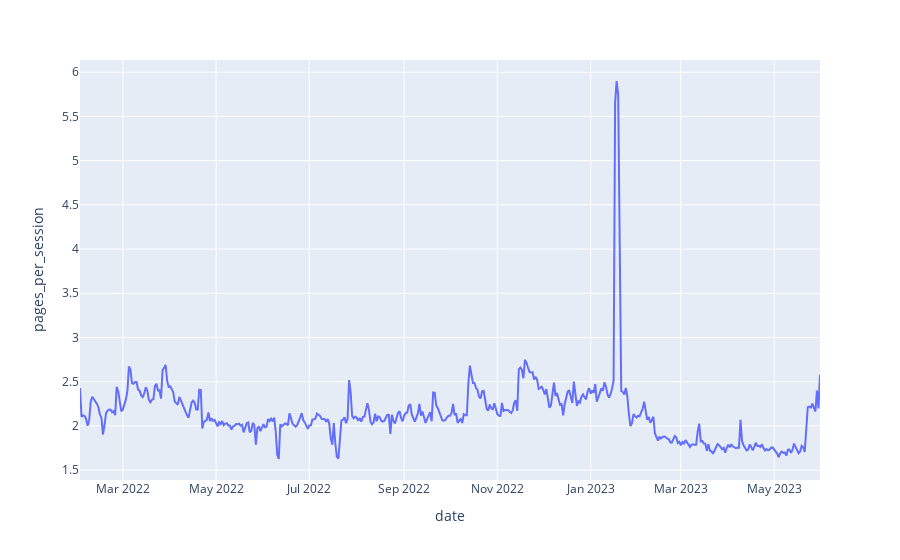

Here is the notebook cell this chart was saved with:
### Code cell
# grammys graph
px.line(grammys, x="date", y="pages_per_session")

### Figure 1 — Plotly figure (JSON) as saved in the notebook; plotly's stock layout.template omitted (floating-point values rounded to 4 significant figures; data arrays with more than 128 entries replaced by an {"elided": "..."} marker saying what was removed)
{"data": [{"hovertemplate": "date=%{x}<br>pages_per_session=%{y}<extra></extra>", "legendgroup": "", "line": {"color": "#636efa", "dash": "solid"}, "marker": {"symbol": "circle"}, "mode": "lines", "name": "", "orientation": "v", "showlegend": false, "type": "scatter", "x": {"elided": "485 str values"}, "xaxis": "x", "y": {"elided": "485 float values"}, "yaxis": "y"}], "layout": {"autosize": true, "legend": {"tracegroupgap": 0}, "margin": {"t": 60}, "xaxis": {"anchor": "y", "autorange": true, "domain": [0, 1], "range": ["2022-02-01", "2023-05-31"], "title": {"text": "date"}, "type": "date"}, "yaxis": {"anchor": "x", "autorange": true, "domain": [0, 1], "range": [1.388, 6.138], "title": {"text": "pages_per_session"}, "type": "linear"}}}
